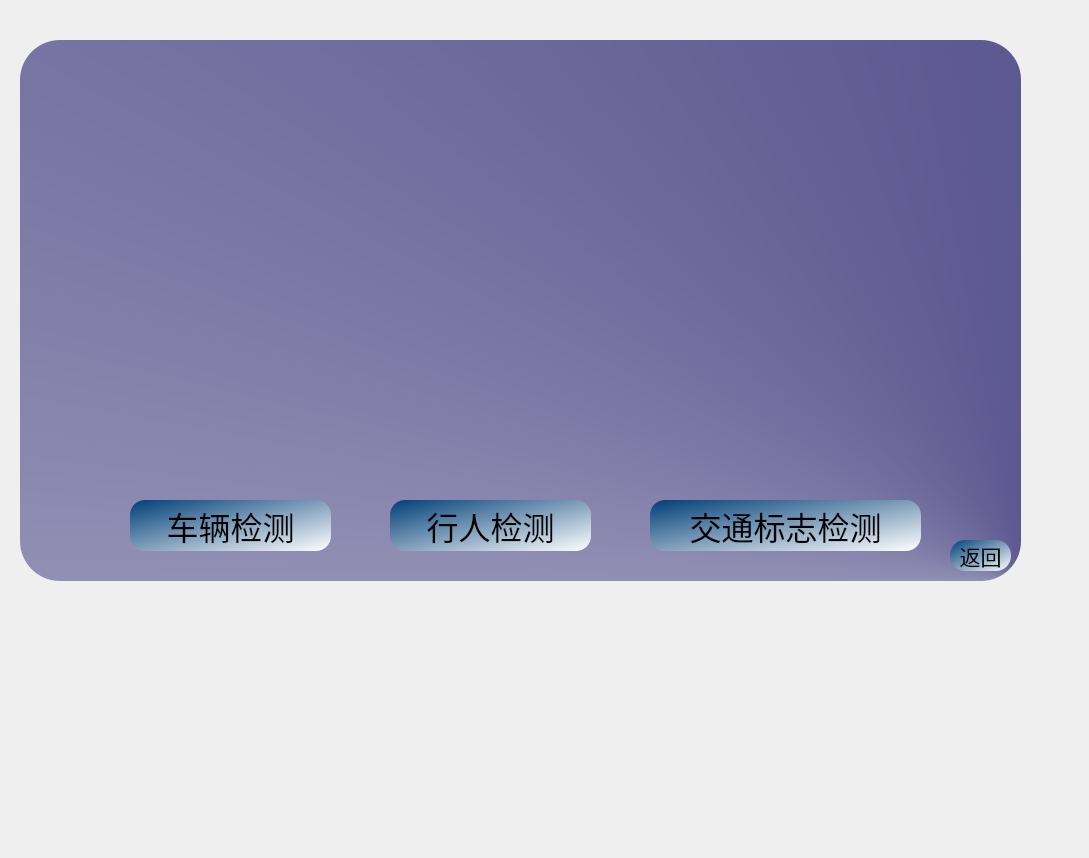
<?xml version="1.0" encoding="UTF-8"?>
<ui version="4.0">
 <class>Form</class>
 <widget class="QWidget" name="Form">
  <property name="geometry">
   <rect>
    <x>0</x>
    <y>0</y>
    <width>1089</width>
    <height>858</height>
   </rect>
  </property>
  <property name="windowTitle">
   <string>Form</string>
  </property>
  <widget class="QLabel" name="label">
   <property name="geometry">
    <rect>
     <x>20</x>
     <y>40</y>
     <width>1001</width>
     <height>541</height>
    </rect>
   </property>
   <property name="palette">
    <palette>
     <active>
      <colorrole role="Button">
       <brush brushstyle="ConicalGradientPattern">
        <gradient centralx="1.000000000000000" centraly="1.000000000000000" angle="0.000000000000000" type="ConicalGradient" spread="PadSpread" coordinatemode="ObjectBoundingMode">
         <gradientstop position="0.000000000000000">
          <color alpha="255">
           <red>38</red>
           <green>32</green>
           <blue>107</blue>
          </color>
         </gradientstop>
         <gradientstop position="1.000000000000000">
          <color alpha="255">
           <red>255</red>
           <green>255</green>
           <blue>255</blue>
          </color>
         </gradientstop>
        </gradient>
       </brush>
      </colorrole>
      <colorrole role="Base">
       <brush brushstyle="ConicalGradientPattern">
        <gradient centralx="1.000000000000000" centraly="1.000000000000000" angle="0.000000000000000" type="ConicalGradient" spread="PadSpread" coordinatemode="ObjectBoundingMode">
         <gradientstop position="0.000000000000000">
          <color alpha="255">
           <red>38</red>
           <green>32</green>
           <blue>107</blue>
          </color>
         </gradientstop>
         <gradientstop position="1.000000000000000">
          <color alpha="255">
           <red>255</red>
           <green>255</green>
           <blue>255</blue>
          </color>
         </gradientstop>
        </gradient>
       </brush>
      </colorrole>
      <colorrole role="Window">
       <brush brushstyle="ConicalGradientPattern">
        <gradient centralx="1.000000000000000" centraly="1.000000000000000" angle="0.000000000000000" type="ConicalGradient" spread="PadSpread" coordinatemode="ObjectBoundingMode">
         <gradientstop position="0.000000000000000">
          <color alpha="255">
           <red>38</red>
           <green>32</green>
           <blue>107</blue>
          </color>
         </gradientstop>
         <gradientstop position="1.000000000000000">
          <color alpha="255">
           <red>255</red>
           <green>255</green>
           <blue>255</blue>
          </color>
         </gradientstop>
        </gradient>
       </brush>
      </colorrole>
     </active>
     <inactive>
      <colorrole role="Button">
       <brush brushstyle="ConicalGradientPattern">
        <gradient centralx="1.000000000000000" centraly="1.000000000000000" angle="0.000000000000000" type="ConicalGradient" spread="PadSpread" coordinatemode="ObjectBoundingMode">
         <gradientstop position="0.000000000000000">
          <color alpha="255">
           <red>38</red>
           <green>32</green>
           <blue>107</blue>
          </color>
         </gradientstop>
         <gradientstop position="1.000000000000000">
          <color alpha="255">
           <red>255</red>
           <green>255</green>
           <blue>255</blue>
          </color>
         </gradientstop>
        </gradient>
       </brush>
      </colorrole>
      <colorrole role="Base">
       <brush brushstyle="ConicalGradientPattern">
        <gradient centralx="1.000000000000000" centraly="1.000000000000000" angle="0.000000000000000" type="ConicalGradient" spread="PadSpread" coordinatemode="ObjectBoundingMode">
         <gradientstop position="0.000000000000000">
          <color alpha="255">
           <red>38</red>
           <green>32</green>
           <blue>107</blue>
          </color>
         </gradientstop>
         <gradientstop position="1.000000000000000">
          <color alpha="255">
           <red>255</red>
           <green>255</green>
           <blue>255</blue>
          </color>
         </gradientstop>
        </gradient>
       </brush>
      </colorrole>
      <colorrole role="Window">
       <brush brushstyle="ConicalGradientPattern">
        <gradient centralx="1.000000000000000" centraly="1.000000000000000" angle="0.000000000000000" type="ConicalGradient" spread="PadSpread" coordinatemode="ObjectBoundingMode">
         <gradientstop position="0.000000000000000">
          <color alpha="255">
           <red>38</red>
           <green>32</green>
           <blue>107</blue>
          </color>
         </gradientstop>
         <gradientstop position="1.000000000000000">
          <color alpha="255">
           <red>255</red>
           <green>255</green>
           <blue>255</blue>
          </color>
         </gradientstop>
        </gradient>
       </brush>
      </colorrole>
     </inactive>
     <disabled>
      <colorrole role="Button">
       <brush brushstyle="ConicalGradientPattern">
        <gradient centralx="1.000000000000000" centraly="1.000000000000000" angle="0.000000000000000" type="ConicalGradient" spread="PadSpread" coordinatemode="ObjectBoundingMode">
         <gradientstop position="0.000000000000000">
          <color alpha="255">
           <red>38</red>
           <green>32</green>
           <blue>107</blue>
          </color>
         </gradientstop>
         <gradientstop position="1.000000000000000">
          <color alpha="255">
           <red>255</red>
           <green>255</green>
           <blue>255</blue>
          </color>
         </gradientstop>
        </gradient>
       </brush>
      </colorrole>
      <colorrole role="Base">
       <brush brushstyle="ConicalGradientPattern">
        <gradient centralx="1.000000000000000" centraly="1.000000000000000" angle="0.000000000000000" type="ConicalGradient" spread="PadSpread" coordinatemode="ObjectBoundingMode">
         <gradientstop position="0.000000000000000">
          <color alpha="255">
           <red>38</red>
           <green>32</green>
           <blue>107</blue>
          </color>
         </gradientstop>
         <gradientstop position="1.000000000000000">
          <color alpha="255">
           <red>255</red>
           <green>255</green>
           <blue>255</blue>
          </color>
         </gradientstop>
        </gradient>
       </brush>
      </colorrole>
      <colorrole role="Window">
       <brush brushstyle="ConicalGradientPattern">
        <gradient centralx="1.000000000000000" centraly="1.000000000000000" angle="0.000000000000000" type="ConicalGradient" spread="PadSpread" coordinatemode="ObjectBoundingMode">
         <gradientstop position="0.000000000000000">
          <color alpha="255">
           <red>38</red>
           <green>32</green>
           <blue>107</blue>
          </color>
         </gradientstop>
         <gradientstop position="1.000000000000000">
          <color alpha="255">
           <red>255</red>
           <green>255</green>
           <blue>255</blue>
          </color>
         </gradientstop>
        </gradient>
       </brush>
      </colorrole>
     </disabled>
    </palette>
   </property>
   <property name="styleSheet">
    <string notr="true">background-color: qconicalgradient(cx:1, cy:1, angle:0, stop:0 rgba(38, 32, 107, 255), stop:1 rgba(255, 255, 255, 255));
border-top-left-radius:40px;
border-bottom-left-radius:40px;

border-bottom-right-radius:40px;

border-top-right-radius:40px;</string>
   </property>
   <property name="text">
    <string/>
   </property>
  </widget>
  <widget class="QPushButton" name="pushButton2_3">
   <property name="geometry">
    <rect>
     <x>950</x>
     <y>540</y>
     <width>61</width>
     <height>31</height>
    </rect>
   </property>
   <property name="font">
    <font>
     <family>华文新魏</family>
     <pointsize>16</pointsize>
     <weight>50</weight>
     <bold>false</bold>
    </font>
   </property>
   <property name="styleSheet">
    <string notr="true">QPushButton{
		
	background-color: qlineargradient(spread:pad, x1:0, y1:0, x2:1, y2:1, stop:0 rgba(0, 63, 119, 255), stop:1 rgba(255, 255, 255, 255));
	border-radius:15px;
	
	color: rgb(0, 0, 0);

}

QPushButton:hover{
	background-color: qlineargradient(spread:pad, x1:0, y1:0, x2:1, y2:1, stop:0 rgba(0, 12, 83, 255), stop:1 rgba(255, 255, 255, 255));
}
QPushButton:pressed{
padding-top:7px;
padding-left:7px;
}</string>
   </property>
   <property name="text">
    <string>返回</string>
   </property>
  </widget>
  <widget class="QPushButton" name="pushButton2_5">
   <property name="geometry">
    <rect>
     <x>130</x>
     <y>500</y>
     <width>201</width>
     <height>51</height>
    </rect>
   </property>
   <property name="font">
    <font>
     <family>华文新魏</family>
     <pointsize>24</pointsize>
     <weight>50</weight>
     <bold>false</bold>
    </font>
   </property>
   <property name="styleSheet">
    <string notr="true">QPushButton{
		
	background-color: qlineargradient(spread:pad, x1:0, y1:0, x2:1, y2:1, stop:0 rgba(0, 63, 119, 255), stop:1 rgba(255, 255, 255, 255));
	border-radius:15px;
	
	color: rgb(0, 0, 0);

}

QPushButton:hover{
	background-color: qlineargradient(spread:pad, x1:0, y1:0, x2:1, y2:1, stop:0 rgba(0, 12, 83, 255), stop:1 rgba(255, 255, 255, 255));
}
QPushButton:pressed{
padding-top:7px;
padding-left:7px;
}</string>
   </property>
   <property name="text">
    <string>车辆检测</string>
   </property>
  </widget>
  <widget class="QPushButton" name="pushButton2_6">
   <property name="geometry">
    <rect>
     <x>390</x>
     <y>500</y>
     <width>201</width>
     <height>51</height>
    </rect>
   </property>
   <property name="font">
    <font>
     <family>华文新魏</family>
     <pointsize>24</pointsize>
     <weight>50</weight>
     <bold>false</bold>
    </font>
   </property>
   <property name="styleSheet">
    <string notr="true">QPushButton{
		
	background-color: qlineargradient(spread:pad, x1:0, y1:0, x2:1, y2:1, stop:0 rgba(0, 63, 119, 255), stop:1 rgba(255, 255, 255, 255));
	border-radius:15px;
	
	color: rgb(0, 0, 0);

}

QPushButton:hover{
	background-color: qlineargradient(spread:pad, x1:0, y1:0, x2:1, y2:1, stop:0 rgba(0, 12, 83, 255), stop:1 rgba(255, 255, 255, 255));
}
QPushButton:pressed{
padding-top:7px;
padding-left:7px;
}</string>
   </property>
   <property name="text">
    <string>行人检测</string>
   </property>
  </widget>
  <widget class="QPushButton" name="pushButton2_7">
   <property name="geometry">
    <rect>
     <x>650</x>
     <y>500</y>
     <width>271</width>
     <height>51</height>
    </rect>
   </property>
   <property name="font">
    <font>
     <family>华文新魏</family>
     <pointsize>24</pointsize>
     <weight>50</weight>
     <bold>false</bold>
    </font>
   </property>
   <property name="styleSheet">
    <string notr="true">QPushButton{
		
	background-color: qlineargradient(spread:pad, x1:0, y1:0, x2:1, y2:1, stop:0 rgba(0, 63, 119, 255), stop:1 rgba(255, 255, 255, 255));
	border-radius:15px;
	
	color: rgb(0, 0, 0);

}

QPushButton:hover{
	background-color: qlineargradient(spread:pad, x1:0, y1:0, x2:1, y2:1, stop:0 rgba(0, 12, 83, 255), stop:1 rgba(255, 255, 255, 255));
}
QPushButton:pressed{
padding-top:7px;
padding-left:7px;
}</string>
   </property>
   <property name="text">
    <string>交通标志检测</string>
   </property>
  </widget>
  <widget class="QLabel" name="label_2">
   <property name="geometry">
    <rect>
     <x>20</x>
     <y>30</y>
     <width>1001</width>
     <height>441</height>
    </rect>
   </property>
   <property name="palette">
    <palette>
     <active>
      <colorrole role="Button">
       <brush brushstyle="ConicalGradientPattern">
        <gradient centralx="1.000000000000000" centraly="1.000000000000000" angle="0.000000000000000" type="ConicalGradient" spread="PadSpread" coordinatemode="ObjectBoundingMode">
         <gradientstop position="0.000000000000000">
          <color alpha="255">
           <red>38</red>
           <green>32</green>
           <blue>107</blue>
          </color>
         </gradientstop>
         <gradientstop position="1.000000000000000">
          <color alpha="255">
           <red>255</red>
           <green>255</green>
           <blue>255</blue>
          </color>
         </gradientstop>
        </gradient>
       </brush>
      </colorrole>
      <colorrole role="Base">
       <brush brushstyle="ConicalGradientPattern">
        <gradient centralx="1.000000000000000" centraly="1.000000000000000" angle="0.000000000000000" type="ConicalGradient" spread="PadSpread" coordinatemode="ObjectBoundingMode">
         <gradientstop position="0.000000000000000">
          <color alpha="255">
           <red>38</red>
           <green>32</green>
           <blue>107</blue>
          </color>
         </gradientstop>
         <gradientstop position="1.000000000000000">
          <color alpha="255">
           <red>255</red>
           <green>255</green>
           <blue>255</blue>
          </color>
         </gradientstop>
        </gradient>
       </brush>
      </colorrole>
      <colorrole role="Window">
       <brush brushstyle="ConicalGradientPattern">
        <gradient centralx="1.000000000000000" centraly="1.000000000000000" angle="0.000000000000000" type="ConicalGradient" spread="PadSpread" coordinatemode="ObjectBoundingMode">
         <gradientstop position="0.000000000000000">
          <color alpha="255">
           <red>38</red>
           <green>32</green>
           <blue>107</blue>
          </color>
         </gradientstop>
         <gradientstop position="1.000000000000000">
          <color alpha="255">
           <red>255</red>
           <green>255</green>
           <blue>255</blue>
          </color>
         </gradientstop>
        </gradient>
       </brush>
      </colorrole>
     </active>
     <inactive>
      <colorrole role="Button">
       <brush brushstyle="ConicalGradientPattern">
        <gradient centralx="1.000000000000000" centraly="1.000000000000000" angle="0.000000000000000" type="ConicalGradient" spread="PadSpread" coordinatemode="ObjectBoundingMode">
         <gradientstop position="0.000000000000000">
          <color alpha="255">
           <red>38</red>
           <green>32</green>
           <blue>107</blue>
          </color>
         </gradientstop>
         <gradientstop position="1.000000000000000">
          <color alpha="255">
           <red>255</red>
           <green>255</green>
           <blue>255</blue>
          </color>
         </gradientstop>
        </gradient>
       </brush>
      </colorrole>
      <colorrole role="Base">
       <brush brushstyle="ConicalGradientPattern">
        <gradient centralx="1.000000000000000" centraly="1.000000000000000" angle="0.000000000000000" type="ConicalGradient" spread="PadSpread" coordinatemode="ObjectBoundingMode">
         <gradientstop position="0.000000000000000">
          <color alpha="255">
           <red>38</red>
           <green>32</green>
           <blue>107</blue>
          </color>
         </gradientstop>
         <gradientstop position="1.000000000000000">
          <color alpha="255">
           <red>255</red>
           <green>255</green>
           <blue>255</blue>
          </color>
         </gradientstop>
        </gradient>
       </brush>
      </colorrole>
      <colorrole role="Window">
       <brush brushstyle="ConicalGradientPattern">
        <gradient centralx="1.000000000000000" centraly="1.000000000000000" angle="0.000000000000000" type="ConicalGradient" spread="PadSpread" coordinatemode="ObjectBoundingMode">
         <gradientstop position="0.000000000000000">
          <color alpha="255">
           <red>38</red>
           <green>32</green>
           <blue>107</blue>
          </color>
         </gradientstop>
         <gradientstop position="1.000000000000000">
          <color alpha="255">
           <red>255</red>
           <green>255</green>
           <blue>255</blue>
          </color>
         </gradientstop>
        </gradient>
       </brush>
      </colorrole>
     </inactive>
     <disabled>
      <colorrole role="Button">
       <brush brushstyle="ConicalGradientPattern">
        <gradient centralx="1.000000000000000" centraly="1.000000000000000" angle="0.000000000000000" type="ConicalGradient" spread="PadSpread" coordinatemode="ObjectBoundingMode">
         <gradientstop position="0.000000000000000">
          <color alpha="255">
           <red>38</red>
           <green>32</green>
           <blue>107</blue>
          </color>
         </gradientstop>
         <gradientstop position="1.000000000000000">
          <color alpha="255">
           <red>255</red>
           <green>255</green>
           <blue>255</blue>
          </color>
         </gradientstop>
        </gradient>
       </brush>
      </colorrole>
      <colorrole role="Base">
       <brush brushstyle="ConicalGradientPattern">
        <gradient centralx="1.000000000000000" centraly="1.000000000000000" angle="0.000000000000000" type="ConicalGradient" spread="PadSpread" coordinatemode="ObjectBoundingMode">
         <gradientstop position="0.000000000000000">
          <color alpha="255">
           <red>38</red>
           <green>32</green>
           <blue>107</blue>
          </color>
         </gradientstop>
         <gradientstop position="1.000000000000000">
          <color alpha="255">
           <red>255</red>
           <green>255</green>
           <blue>255</blue>
          </color>
         </gradientstop>
        </gradient>
       </brush>
      </colorrole>
      <colorrole role="Window">
       <brush brushstyle="ConicalGradientPattern">
        <gradient centralx="1.000000000000000" centraly="1.000000000000000" angle="0.000000000000000" type="ConicalGradient" spread="PadSpread" coordinatemode="ObjectBoundingMode">
         <gradientstop position="0.000000000000000">
          <color alpha="255">
           <red>38</red>
           <green>32</green>
           <blue>107</blue>
          </color>
         </gradientstop>
         <gradientstop position="1.000000000000000">
          <color alpha="255">
           <red>255</red>
           <green>255</green>
           <blue>255</blue>
          </color>
         </gradientstop>
        </gradient>
       </brush>
      </colorrole>
     </disabled>
    </palette>
   </property>
   <property name="styleSheet">
    <string notr="true">border-image: url(:/image/自动驾驶.jpeg);
border-top-left-radius:40px;


border-top-right-radius:40px;</string>
   </property>
   <property name="text">
    <string/>
   </property>
  </widget>
 </widget>
 <resources>
  <include location="resource.qrc"/>
 </resources>
 <connections>
  <connection>
   <sender>pushButton2_3</sender>
   <signal>clicked()</signal>
   <receiver>Form</receiver>
   <slot>close()</slot>
   <hints>
    <hint type="sourcelabel">
     <x>984</x>
     <y>557</y>
    </hint>
    <hint type="destinationlabel">
     <x>979</x>
     <y>690</y>
    </hint>
   </hints>
  </connection>
 </connections>
</ui>
